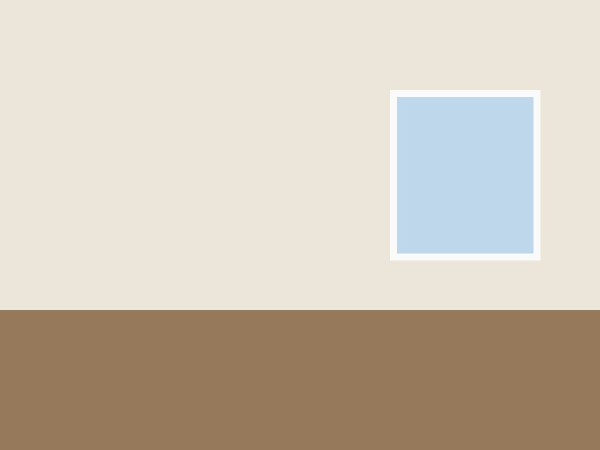
#> input picture e2e/fixtures/room.jpg, 1200 x 900 px, given in place of demo.webp, which was not available (shown at 1/2 size)
$ python roller_sim.py out.png
#> lines starting #> are read from the running program, lines starting #| are printed output that depends on the picture; after the words box and inside, x2 and y2 are one past the last pixel; in counts of white or black regions, pixels touching at a corner belong together; pictures that were not available may be replaced by others from this repository, and a replacement may not be noted
"""Порт web/src/lib/motion/roller.ts (демо-маска → регионы → покраска) для отладки."""
import sys, numpy as np
from PIL import Image
from collections import Counter

A = "/Users/levrimerov/Desktop/TzevaBest/web/public/assets/motion/"
im = np.asarray(Image.open(A+"demo.webp").convert("RGB")).astype(np.float64)
H, W, _ = im.shape
#> H = 900; W = 1200
mk = np.asarray(Image.open(A+"demomask.png").convert("L").resize((W, H), Image.BILINEAR)) > 127
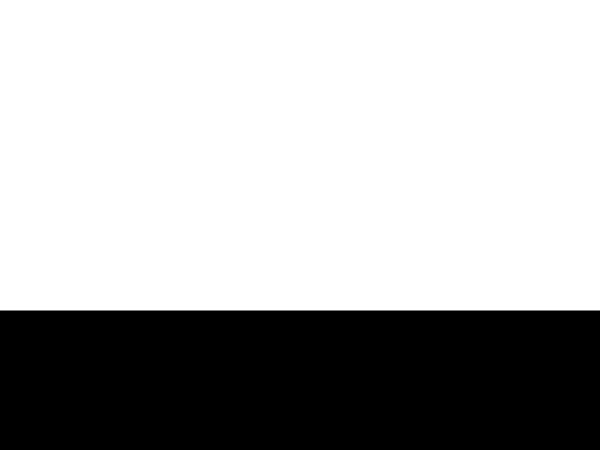
#> mk: shape (900, 1200) bool (shown at 1/2 size); 69% white; 2 black regions, box (x1, y1, x2, y2) and area: (0, 622, 1200, 900) 333600, (0, 620, 1200, 621) 1200

def lin(c):
    c = c/255.0
    return np.where(c <= 0.04045, c/12.92, ((c+0.055)/1.055)**2.4)
def gam(v):
    v = np.clip(v, 0, 1)
    return np.round(255*np.where(v <= 0.0031308, 12.92*v, 1.055*v**(1/2.4)-0.055))
def flab(t): return np.where(t > 0.008856, np.cbrt(t), 7.787*t+16/116)
def finv(t):
    t3 = t**3
    return np.where(t3 > 0.008856, t3, (t-16/116)/7.787)
def box(a, r):
    p = np.pad(a, r, mode="edge"); k = 2*r+1
    c = np.cumsum(np.cumsum(np.pad(p, ((1,0),(1,0))), 0), 1)
    return (c[k:, k:]-c[:-k, k:]-c[k:, :-k]+c[:-k, :-k])/(k*k)

R, G, B = lin(im[..., 0]), lin(im[..., 1]), lin(im[..., 2])
fx = flab((0.4124*R+0.3576*G+0.1805*B)/0.95047); fy = flab(0.2126*R+0.7152*G+0.0722*B); fz = flab((0.0193*R+0.1192*G+0.9505*B)/1.08883)
L = 116*fy-16; Aa = 500*(fx-fy); Bb = 200*(fy-fz)
#> after `Aa = 500 * (fx - fy)`:
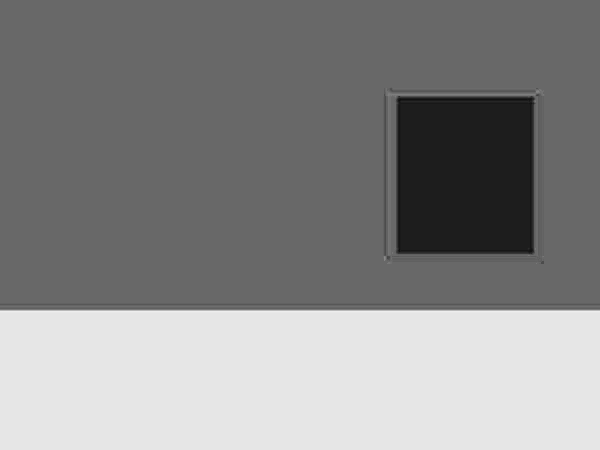
#> Aa: shape (900, 1200) float64 (shown at 1/2 size); min -5.76, max 8.28, mean 1.81; drawn with min black and max white
#> after `Bb = 200 * (fy - fz)`:
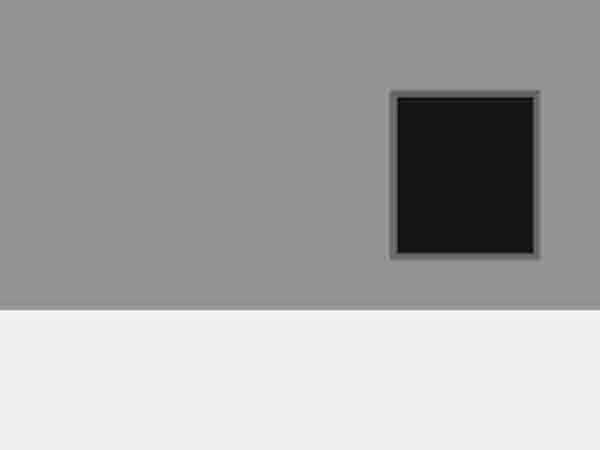
#> Bb: shape (900, 1200) float64 (shown at 1/2 size); min -16.02, max 23.02, mean 9.3; drawn with min black and max white
Lb = box(L, 1); CA = box(Aa, 2); CB = box(Bb, 2)
#> call 3 of box, with r = 2
#> in box (call 3), `c = np.cumsum(np.cumsum(np.pad(p, ((1,0),(1,0))), 0), 1)`:
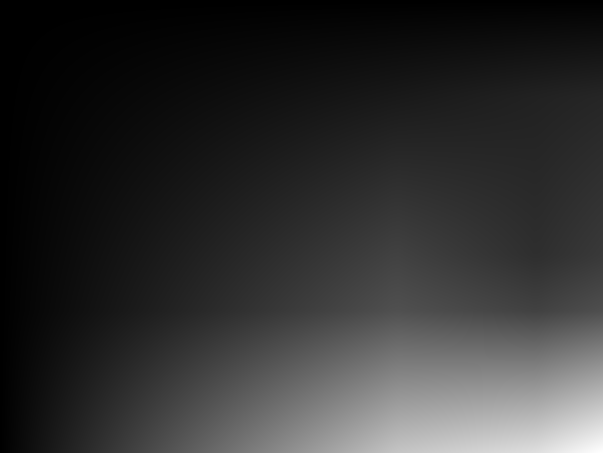
#> c: shape (905, 1205) float64 (shown at 1/2 size); min 0, max 10202833.1, mean 1919127; drawn with min black and max white
Ys = finv((Lb+16)/116)

rid = np.zeros((H, W), np.int32); meta = {}
def assign_group(idx):
    global rid
    if not len(idx): return
    ys, xs = idx
    ma, mb, my = CA[ys, xs].mean(), CB[ys, xs].mean(), Ys[ys, xs].mean()
    nb = set()
    for dy, dx in ((0,1),(0,-1),(1,0),(-1,0)):
        yy = np.clip(ys+dy, 0, H-1); xx = np.clip(xs+dx, 0, W-1)
        nb |= set(np.unique(rid[yy, xx])) - {0}
    best, bid = 9, 0
    for r in nb:
        m = meta[r]; d = np.hypot(m[0]-ma, m[1]-mb); ratio = max(m[2], my)/max(1e-3, min(m[2], my))
        same_hue = d < 6 and np.hypot(m[0], m[1]) > 4; same_neutral = d < 9 and ratio < 4
        if d < best and (same_hue or same_neutral): best, bid = d, r
    if not bid:
        bid = len(meta)+1; meta[bid] = (ma, mb, my)
    rid[ys, xs] = bid
def assign_new(mask):
    sel = mask & (rid == 0)
    ys, xs = np.nonzero(sel)
    if not len(ys): return
    v = np.sort(Ys[ys, xs]); p10 = max(0.004, v[int(len(v)*0.1)]); p90 = v[int(len(v)*0.9)]
    print("p10 %.4f p90 %.4f ratio %.1f" % (p10, p90, p90/p10))
    if p90 > p10*8:
        th = np.sqrt(p10*p90); lo = Ys[ys, xs] < th
        assign_group((ys[lo], xs[lo])); assign_group((ys[~lo], xs[~lo]))
    else:
        assign_group((ys, xs))

def render(mask, hexc, soft=True):
    tr, tg, tb = [lin(np.array(int(hexc[i:i+2], 16), float)) for i in (1, 3, 5)]
    yref = {}
    for r in meta:
        v = Ys[(rid == r) & mask]
        yref[r] = np.percentile(v, 85) if len(v) else 0
    alpha = box(mask.astype(float), 1)
    ref = np.zeros_like(Ys)
    for r, v in yref.items(): ref[rid == r] = v
    ref[ref == 0] = 0.5
    f = Ys/ref
    if soft: f = np.where(f < 1, 0.5+0.5*f, np.minimum(1.12, 1+0.5*(f-1)))
    out = np.stack([gam(tr*f), gam(tg*f), gam(tb*f)], -1)
    a = alpha[..., None]
    return (im+(out-im)*a).astype(np.uint8)

if __name__ == "__main__":
    assign_new(mk)
#> in assign_new, `p10 = max(0.004, v[int(len(v) * 0.1)])`: p10 = 0.655
#> in assign_new, `p90 = v[int(len(v) * 0.9)]`: p90 = 0.795
#| p10 0.6555 p90 0.7949 ratio 1.2
#> in assign_group, `ma, mb, my = CA[ys, xs].mean(), CB[ys, xs].mean(), Ys[ys, xs].mean()`: ma = -0.489; mb = 4.25; my = 0.781
#> after the loop in assign_group, `for r in nb:`: best = 9; bid = 0
    print("regions", {r: (round(m[0],1), round(m[1],1), round(m[2],4)) for r, m in meta.items()}, Counter(rid[mk].ravel().tolist()))
#| regions {1: (-0.5, 4.3, 0.7812)} Counter({1: 745200})
    for hexc, name in (("#e6d2b5", "ivory"), ("#2271b3", "blue"), ("#c1121c", "red")):
        Image.fromarray(render(mk, hexc)).save(f"{sys.argv[1]}/out_{name}.png")
#> this loop made 3 passes
#> pass 1, in box (call 4), `c = np.cumsum(np.cumsum(np.pad(p, ((1,0),(1,0))), 0), 1)`:
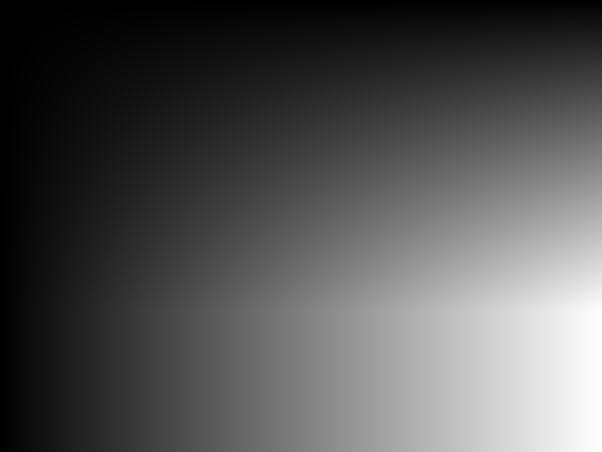
#> c: shape (903, 1203) float64 (shown at 1/2 size); min 0, max 747644, mean 244867.2; drawn with min black and max white
#> pass 1, in render, `f = Ys/ref`:
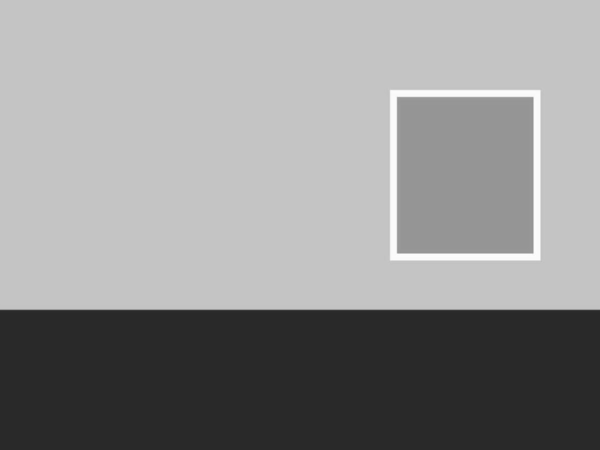
#> f: shape (900, 1200) float64 (shown at 1/2 size); min 0.261, max 1.22, mean 0.808; drawn with min black and max white
    reg = np.zeros((H, W, 3), np.uint8); cols = [(0,0,0),(255,0,0),(0,255,0),(0,0,255),(255,255,0)]
    for r in meta: reg[rid == r] = cols[r % 5]
#> this loop made 1 pass
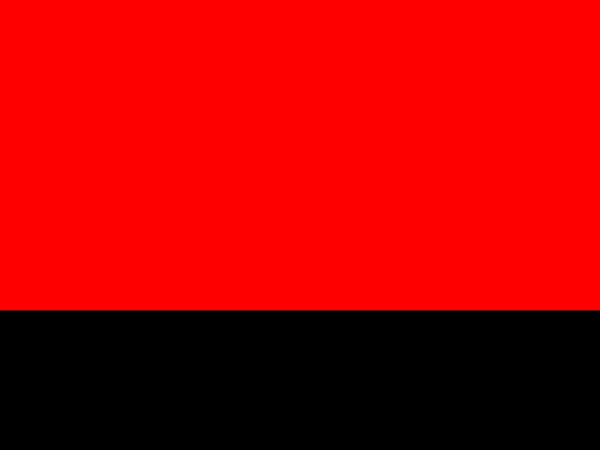
#> reg: shape (900, 1200, 3) (shown at 1/2 size); mean of channels 0, 1, 2 175.9, 0, 0; drawn as R, G, B
    Image.fromarray(reg).save(f"{sys.argv[1]}/regions.png")
